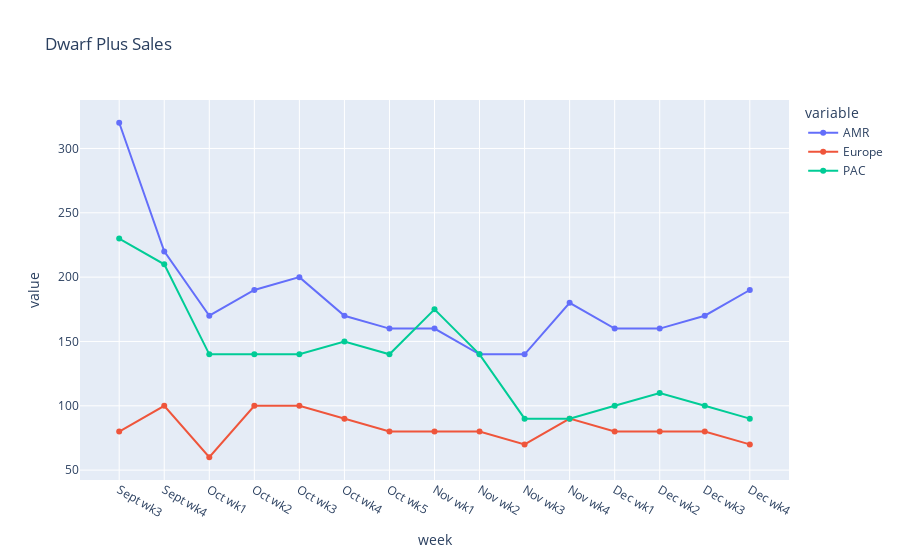

Notebook cell for this chart:
### Code cell
areas = ['AMR', 'Europe', 'PAC']
px.line(dwarf, x='week', y=areas, markers='lines+markers', title='Dwarf Plus Sales')

### Figure 1 — Plotly figure (JSON) as saved in the notebook; plotly's stock layout.template omitted (floating-point values rounded to 4 significant figures)
{"data": [{"hovertemplate": "variable=AMR<br>week=%{x}<br>value=%{y}<extra></extra>", "legendgroup": "AMR", "line": {"color": "#636efa", "dash": "solid"}, "marker": {"symbol": "circle"}, "mode": "markers+lines", "name": "AMR", "orientation": "v", "showlegend": true, "type": "scatter", "x": ["Sept wk3", "Sept wk4", "Oct wk1", "Oct wk2", "Oct wk3", "Oct wk4", "Oct wk5", "Nov wk1", "Nov wk2", "Nov wk3", "Nov wk4", "Dec wk1", "Dec wk2", "Dec wk3", "Dec wk4"], "xaxis": "x", "y": [320, 220, 170, 190, 200, 170, 160, 160, 140, 140, 180, 160, 160, 170, 190], "yaxis": "y"}, {"hovertemplate": "variable=Europe<br>week=%{x}<br>value=%{y}<extra></extra>", "legendgroup": "Europe", "line": {"color": "#EF553B", "dash": "solid"}, "marker": {"symbol": "circle"}, "mode": "markers+lines", "name": "Europe", "orientation": "v", "showlegend": true, "type": "scatter", "x": ["Sept wk3", "Sept wk4", "Oct wk1", "Oct wk2", "Oct wk3", "Oct wk4", "Oct wk5", "Nov wk1", "Nov wk2", "Nov wk3", "Nov wk4", "Dec wk1", "Dec wk2", "Dec wk3", "Dec wk4"], "xaxis": "x", "y": [80, 100, 60, 100, 100, 90, 80, 80, 80, 70, 90, 80, 80, 80, 70], "yaxis": "y"}, {"hovertemplate": "variable=PAC<br>week=%{x}<br>value=%{y}<extra></extra>", "legendgroup": "PAC", "line": {"color": "#00cc96", "dash": "solid"}, "marker": {"symbol": "circle"}, "mode": "markers+lines", "name": "PAC", "orientation": "v", "showlegend": true, "type": "scatter", "x": ["Sept wk3", "Sept wk4", "Oct wk1", "Oct wk2", "Oct wk3", "Oct wk4", "Oct wk5", "Nov wk1", "Nov wk2", "Nov wk3", "Nov wk4", "Dec wk1", "Dec wk2", "Dec wk3", "Dec wk4"], "xaxis": "x", "y": [230, 210, 140, 140, 140, 150, 140, 175, 140, 90, 90, 100, 110, 100, 90], "yaxis": "y"}], "layout": {"legend": {"title": {"text": "variable"}, "tracegroupgap": 0}, "title": {"text": "Dwarf Plus Sales"}, "xaxis": {"anchor": "y", "domain": [0, 1], "title": {"text": "week"}}, "yaxis": {"anchor": "x", "domain": [0, 1], "title": {"text": "value"}}}}
